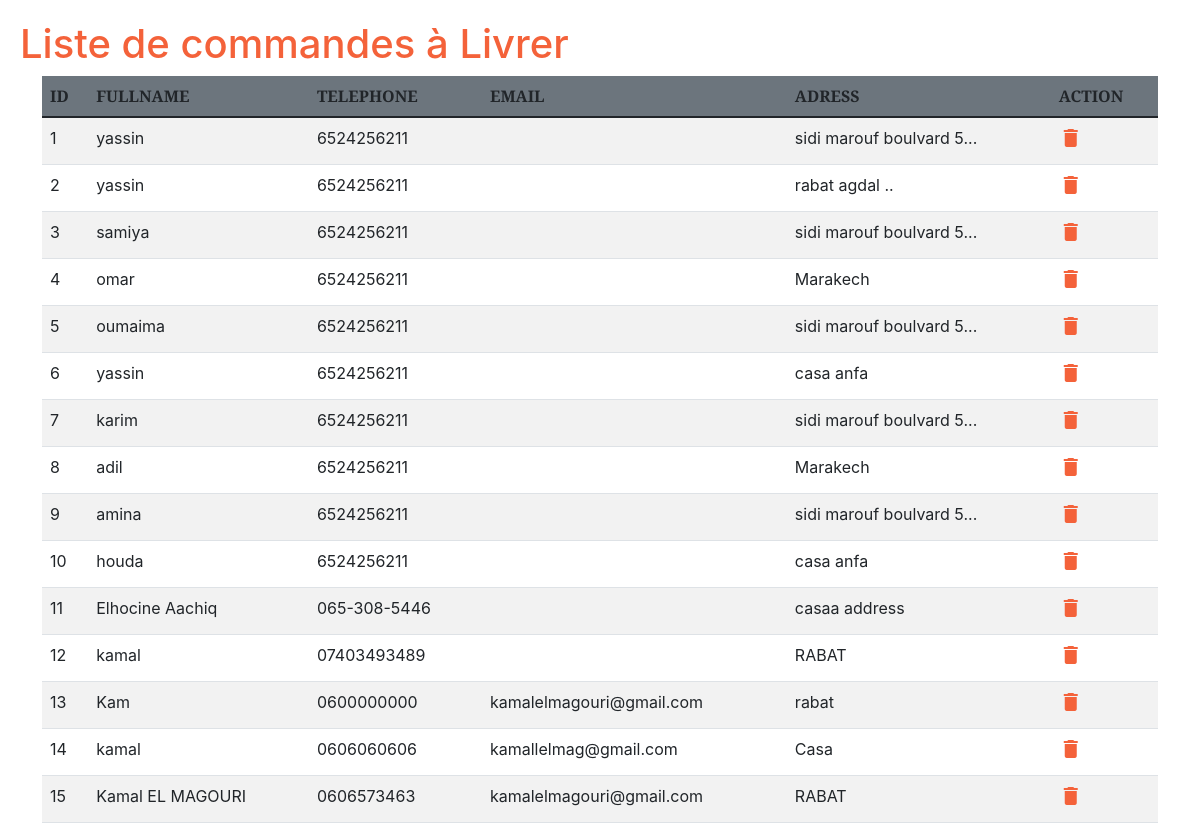
Before: /list_orders.php with the older database file.
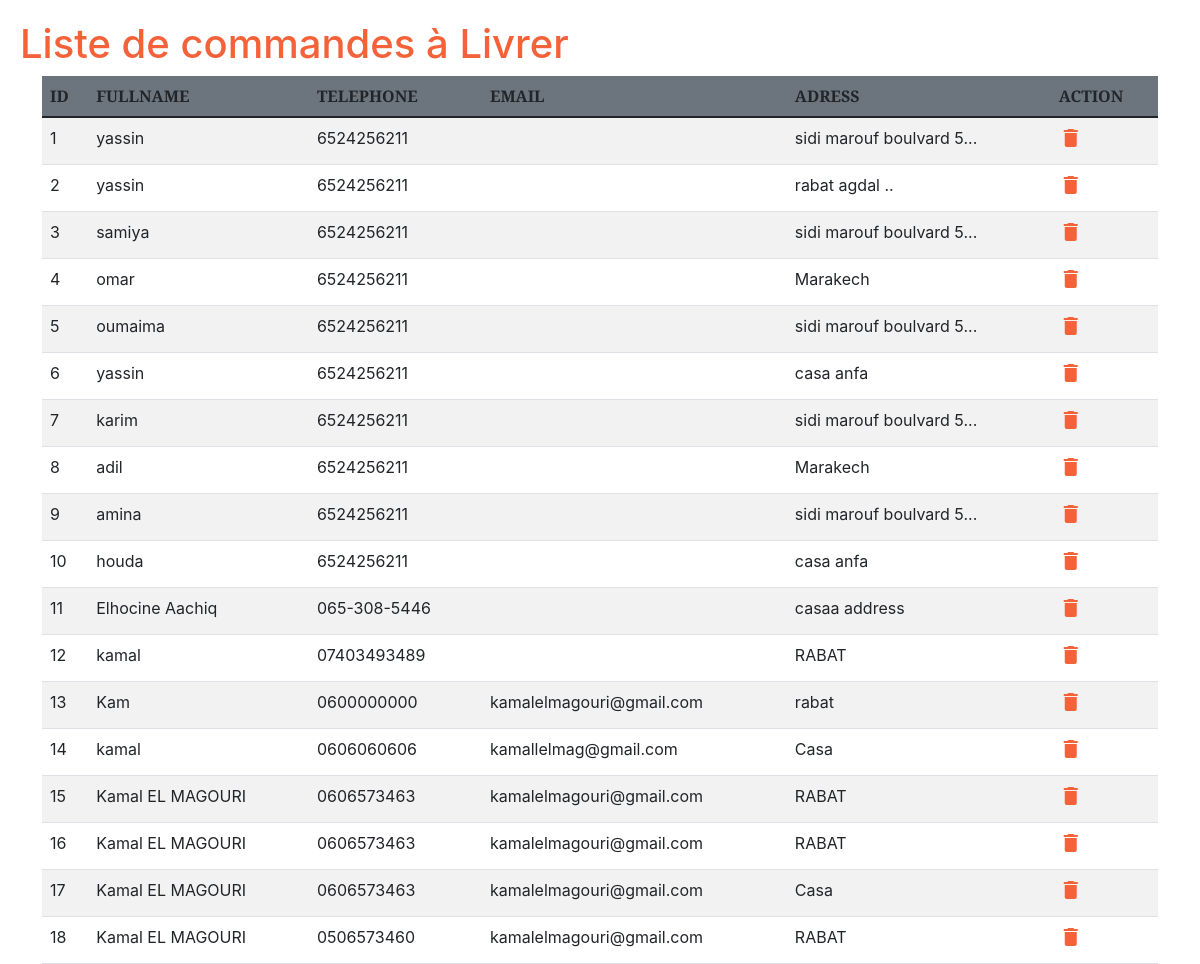
After: the same page with the newer database file.
### tables this page shows
CREATE TABLE `commande` (
  `id` int(11) NOT NULL,
  `fullName` varchar(100) NOT NULL,
  `Phone` text NOT NULL,
  `email` varchar(255) DEFAULT NULL,
  `qte` int(11) NOT NULL DEFAULT 1,
  `Adress` text NOT NULL,
  `image_tshirt` longtext DEFAULT NULL
);

### list_orders.php (the view, shortened to what this page needs)
<?php
 include './database/connexion.php';
?>
<!DOCTYPE html>
<html lang="en">
<head>
        <link href="https://cdn.jsdelivr.net/npm/bootstrap-icons@1.5.0/font/bootstrap-icons.css" rel="stylesheet" />
        <link href="https://cdnjs.cloudflare.com/ajax/libs/SimpleLightbox/2.1.0/simpleLightbox.min.css" rel="stylesheet" />
        <link rel="stylesheet" href="css/styles.css"/>
</head>
<body style="padding:20px">
    <h1 class="text-primary">Liste de commandes à Livrer</h1>
    <div class="container">
    <table class="table table-striped table-hover" id="tb1">
                <thead>
                    <tr class="bg-secondary">
                        <th>ID</th>
                        <th>FULLNAME</th>
                        <th>TELEPHONE</th>
                        <th>EMAIL</th>
                        <th>ADRESS</th>
                        <th>ACTION</th>
                    </tr>
                </thead>
                <tbody>
                <?php
                $result = mysqli_query($conn,"SELECT * FROM commande");
                    $i=1;
                    while($row = mysqli_fetch_array($result)) {
                ?>
                <tr id="<?php echo $row["id"]; ?>">
                <td><?php echo $i; ?></td>
                <td><?php echo $row ["fullName"]?></td>
                <td><?php echo $row["Phone"]; ?></td>
                <td><?php echo $row["email"]; ?></td>
                <td><?php echo $row["Adress"]; ?></td>
                 <td>
                    <a href="delete_order.php?id=<?php echo $row["id"]; ?>"
                       data-toggle=""
                       class="delete">
                    <i class="material-icons"
                       title="Delete"></i>
                    </a>
                </td>
                </tr>
                <?php
                $i++;
                }
                ?>
        </tbody>
    </table>
    </div>
</body>
</html>

Changed rows visible on the page:
added commande: fullName "Kamal EL MAGOURI", Phone "0606573463", email "kamalelmagouri@gmail.com", Adress "RABAT"
added commande: fullName "Kamal EL MAGOURI", Phone "0606573463", email "kamalelmagouri@gmail.com", Adress "Casa"
added commande: fullName "Kamal EL MAGOURI", Phone "0506573460", email "kamalelmagouri@gmail.com", Adress "RABAT"
